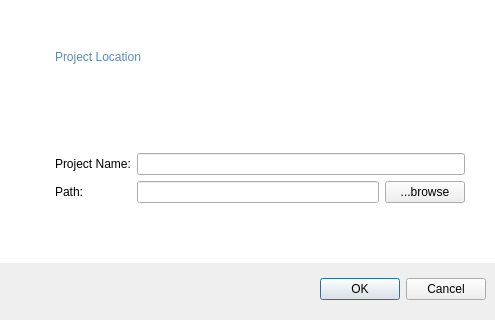
<?xml version="1.0" encoding="UTF-8"?>
<ui version="4.0">
 <class>Dialog</class>
 <widget class="QDialog" name="Dialog">
  <property name="geometry">
   <rect>
    <x>0</x>
    <y>0</y>
    <width>495</width>
    <height>320</height>
   </rect>
  </property>
  <property name="windowTitle">
   <string>Dialog</string>
  </property>
  <layout class="QVBoxLayout" name="verticalLayout_2">
   <property name="leftMargin">
    <number>0</number>
   </property>
   <property name="topMargin">
    <number>0</number>
   </property>
   <property name="rightMargin">
    <number>0</number>
   </property>
   <item>
    <widget class="QWidget" name="widget" native="true">
     <property name="styleSheet">
      <string notr="true">#widget {
background-color: white;
}</string>
     </property>
     <layout class="QVBoxLayout" name="verticalLayout">
      <property name="leftMargin">
       <number>55</number>
      </property>
      <property name="topMargin">
       <number>50</number>
      </property>
      <property name="rightMargin">
       <number>30</number>
      </property>
      <property name="bottomMargin">
       <number>60</number>
      </property>
      <item>
       <widget class="QLabel" name="label">
        <property name="styleSheet">
         <string notr="true">font: 14pt &quot;Arial&quot;;
color: #5b8cb9;</string>
        </property>
        <property name="text">
         <string>Project Location</string>
        </property>
       </widget>
      </item>
      <item>
       <spacer name="verticalSpacer">
        <property name="orientation">
         <enum>Qt::Vertical</enum>
        </property>
        <property name="sizeHint" stdset="0">
         <size>
          <width>20</width>
          <height>32</height>
         </size>
        </property>
       </spacer>
      </item>
      <item>
       <layout class="QFormLayout" name="formLayout">
        <item row="0" column="0">
         <widget class="QLabel" name="label_2">
          <property name="text">
           <string>Project Name:</string>
          </property>
         </widget>
        </item>
        <item row="0" column="1">
         <widget class="QLineEdit" name="project_name"/>
        </item>
        <item row="1" column="0">
         <widget class="QLabel" name="label_3">
          <property name="text">
           <string>Path:</string>
          </property>
         </widget>
        </item>
        <item row="1" column="1">
         <layout class="QHBoxLayout" name="horizontalLayout">
          <item>
           <widget class="QLineEdit" name="project_path"/>
          </item>
          <item>
           <widget class="QPushButton" name="browse_btn">
            <property name="sizePolicy">
             <sizepolicy hsizetype="Fixed" vsizetype="Fixed">
              <horstretch>0</horstretch>
              <verstretch>0</verstretch>
             </sizepolicy>
            </property>
            <property name="maximumSize">
             <size>
              <width>100</width>
              <height>16777215</height>
             </size>
            </property>
            <property name="text">
             <string>...browse</string>
            </property>
           </widget>
          </item>
         </layout>
        </item>
       </layout>
      </item>
     </layout>
    </widget>
   </item>
   <item>
    <widget class="QWidget" name="widget_2" native="true">
     <layout class="QHBoxLayout" name="horizontalLayout_2">
      <item>
       <widget class="QDialogButtonBox" name="buttonBox">
        <property name="orientation">
         <enum>Qt::Horizontal</enum>
        </property>
        <property name="standardButtons">
         <set>QDialogButtonBox::Cancel|QDialogButtonBox::Ok</set>
        </property>
       </widget>
      </item>
     </layout>
    </widget>
   </item>
  </layout>
 </widget>
 <resources/>
 <connections>
  <connection>
   <sender>buttonBox</sender>
   <signal>accepted()</signal>
   <receiver>Dialog</receiver>
   <slot>accept()</slot>
   <hints>
    <hint type="sourcelabel">
     <x>248</x>
     <y>254</y>
    </hint>
    <hint type="destinationlabel">
     <x>157</x>
     <y>274</y>
    </hint>
   </hints>
  </connection>
  <connection>
   <sender>buttonBox</sender>
   <signal>rejected()</signal>
   <receiver>Dialog</receiver>
   <slot>reject()</slot>
   <hints>
    <hint type="sourcelabel">
     <x>316</x>
     <y>260</y>
    </hint>
    <hint type="destinationlabel">
     <x>286</x>
     <y>274</y>
    </hint>
   </hints>
  </connection>
 </connections>
</ui>
